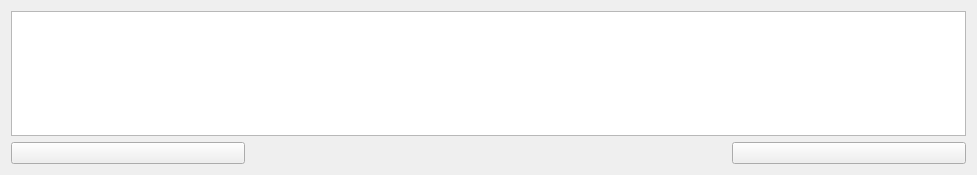
<?xml version="1.0" encoding="UTF-8"?>
<ui version="4.0">
 <class>Form</class>
 <widget class="QWidget" name="Form">
  <property name="geometry">
   <rect>
    <x>0</x>
    <y>0</y>
    <width>977</width>
    <height>175</height>
   </rect>
  </property>
  <property name="windowTitle">
   <string>VIAGEMPESCA_TOVIEW</string>
  </property>
  <layout class="QGridLayout" name="gridLayout">
   <item row="2" column="0">
    <widget class="QPushButton" name="PBAdicionar">
     <property name="text">
      <string/>
     </property>
     <property name="icon">
      <iconset resource="icons.qrc">
       <normaloff>:/newPrefix/Icons/plus.png</normaloff>:/newPrefix/Icons/plus.png</iconset>
     </property>
    </widget>
   </item>
   <item row="2" column="3">
    <widget class="QPushButton" name="PBEditar">
     <property name="text">
      <string/>
     </property>
     <property name="icon">
      <iconset resource="icons.qrc">
       <normaloff>:/newPrefix/Icons/005-writer.png</normaloff>:/newPrefix/Icons/005-writer.png</iconset>
     </property>
    </widget>
   </item>
   <item row="2" column="1" colspan="2">
    <spacer name="horizontalSpacer">
     <property name="orientation">
      <enum>Qt::Horizontal</enum>
     </property>
     <property name="sizeHint" stdset="0">
      <size>
       <width>40</width>
       <height>20</height>
      </size>
     </property>
    </spacer>
   </item>
   <item row="0" column="0" colspan="4">
    <widget class="QTableView" name="TVViagens"/>
   </item>
  </layout>
 </widget>
 <resources>
  <include location="icons.qrc"/>
 </resources>
 <connections/>
</ui>
